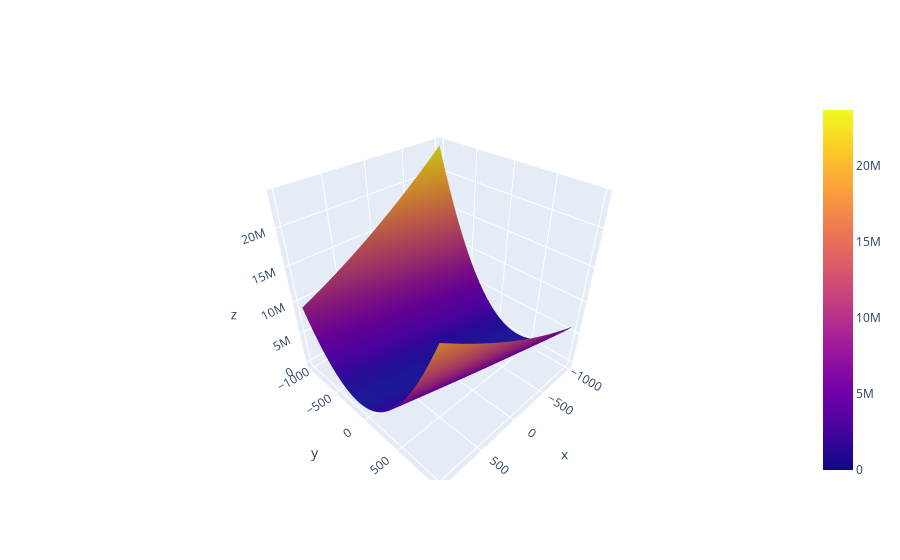

This figure's notebook cell:
### Code cell
import plotly.graph_objects as go
theta1 = np.arange(-1000, 1000, 10)
theta2 = np.arange(-1000, 1000, 10)
thetas = []
for i in theta1:
    for j in theta2:
        thetas.append(np.array([i,j]))


x = []
y = []
z = []
for theta in thetas:
    z.append(np.mean((((theta[0]*train_x) + theta[1]) - train_y)**2))
    x.append(theta[0])
    y.append(theta[1])
z = np.array(z).reshape(len(theta1), len(theta1))
fig = go.Figure(data = go.Surface(z=z,x=theta1,y=theta2))

fig.show()

### Figure 1 — Plotly figure (JSON) as saved in the notebook; plotly's stock layout.template omitted (floating-point values rounded to 4 significant figures; data arrays with more than 128 entries replaced by an {"elided": "..."} marker saying what was removed)
{"data": [{"type": "surface", "x": {"elided": "200 int values"}, "y": {"elided": "200 int values"}, "z": {"elided": "200x200 float values"}}], "layout": {}}
